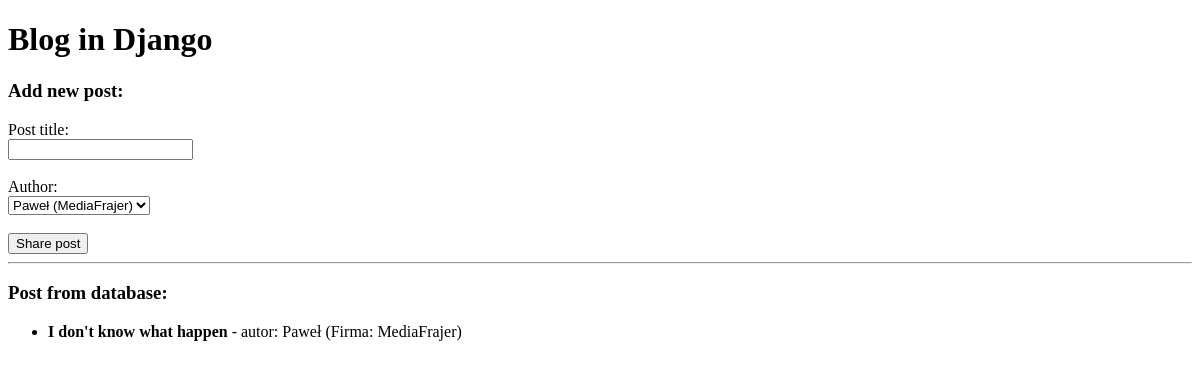
/blog/, run on an earlier commit of the app's database.
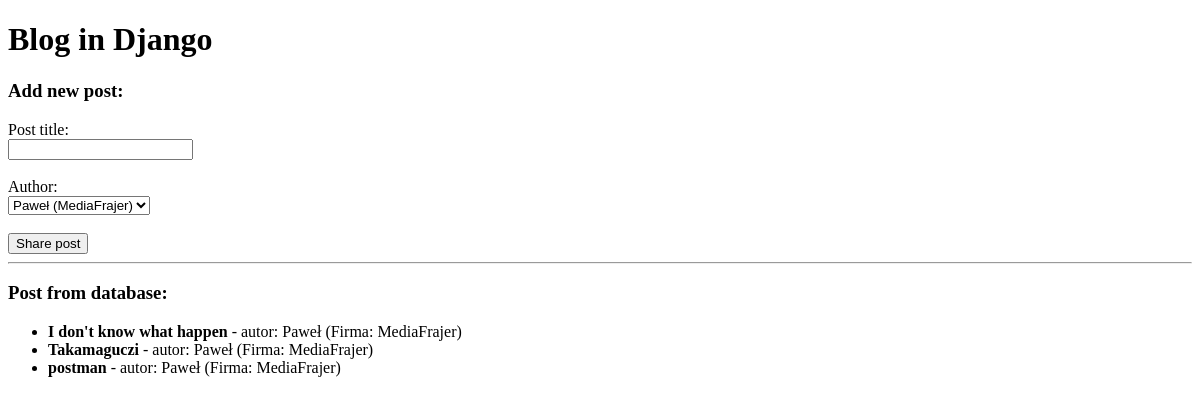
And on a later commit of the database.
### blog/models.py (models this page shows)
class Post(models.Model):
    title = models.CharField(max_length=200)
    user = models.ForeignKey(BlogUser, on_delete=models.CASCADE)

class BlogUser(models.Model):
    name = models.CharField(max_length=100)
    company = models.CharField(max_length=100)

### blog/views.py (the view)
# urls.py: path('', views.index, name='index')
def index(request):
    if request.method == 'POST':
        input_title = request.POST.get('title')
        input_user_id = request.POST.get('user_id')
        author = BlogUser.objects.get(id=input_user_id)
        Post.objects.create(title=input_title, user=author)
        return redirect('index')
    all_posts = Post.objects.all()
    all_users = BlogUser.objects.all()
    context = {
        'posts': all_posts,
        'users': all_users
    }
    return render(request, 'blog/index.html', context)

### blog/templates/blog/index.html (shortened to what this page needs)
<!doctype html>
<html lang="pl">
  <head>
  </head>
  <body>
    <h1>Blog in Django</h1>
    <h3>Add new post:</h3>
    <form method="POST">
      {% csrf_token %} <label for="title">Post title:</label><br />
      <input type="text" id="title" name="title" required /><br /><br />
      <label for="user_id">Author:</label><br />
      <select id="user_id" name="user_id">
        {% for user in users %}
        <option value="{{ user.id }}">
          {{ user.name }} ({{ user.company }})
        </option>
        {% endfor %}</select
      ><br /><br />
      <button type="submit">Share post</button>
    </form>
    <hr />
    <h3>Post from database:</h3>
    <ul>
      {% for post in posts %}
      <li>
        <strong>{{ post.title }}</strong>
        - autor: {{ post.user.name }} (Firma: {{ post.user.company }})
      </li>
      {% empty %}
      <li>No posts in database.</li>
      {% endfor %}
    </ul>
  </body>
</html>

What changed in the data, as far as the page shows it:
added Post: title "Takamaguczi", user.name "Paweł", user.company "MediaFrajer"
added Post: title "postman", user.name "Paweł", user.company "MediaFrajer"
